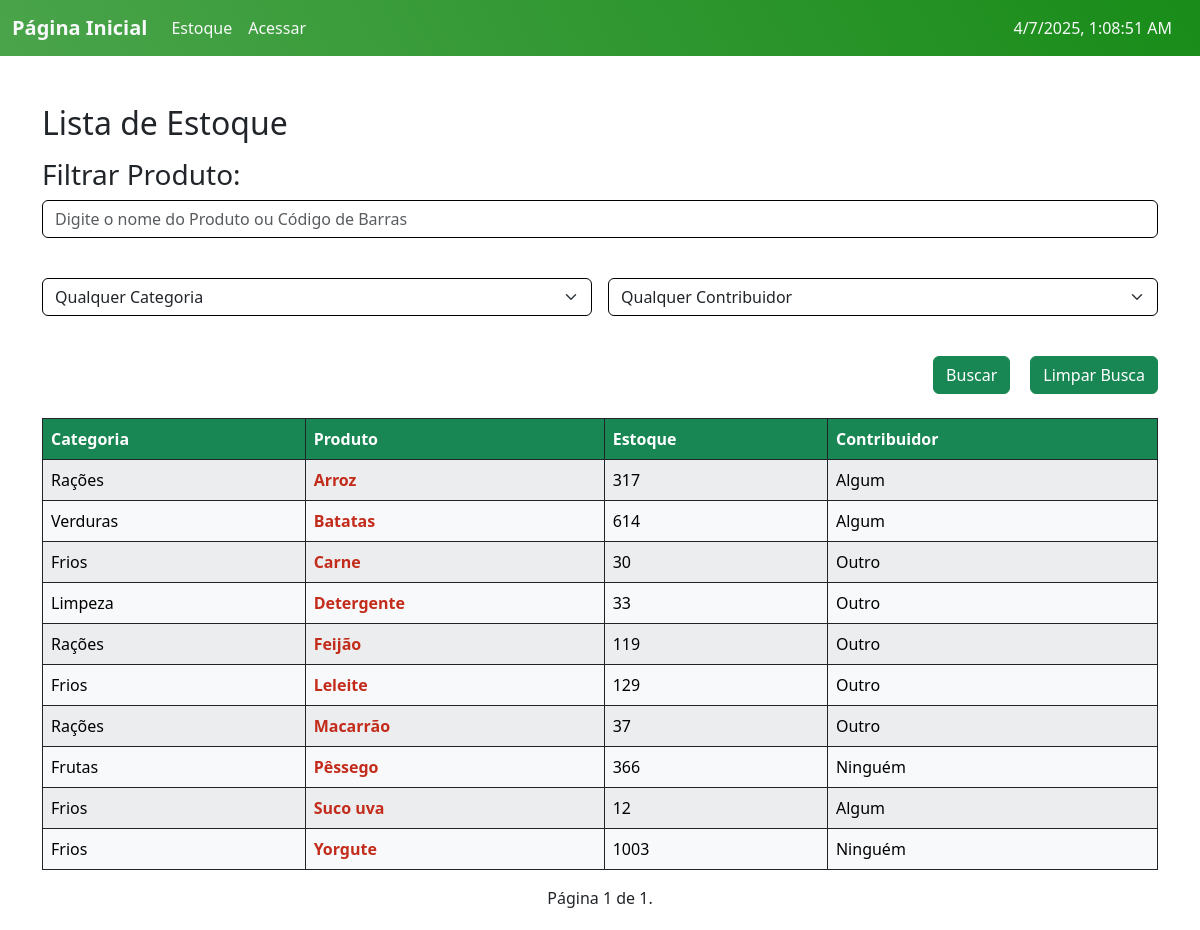
The page /Estoque/ on the database as committed earlier.
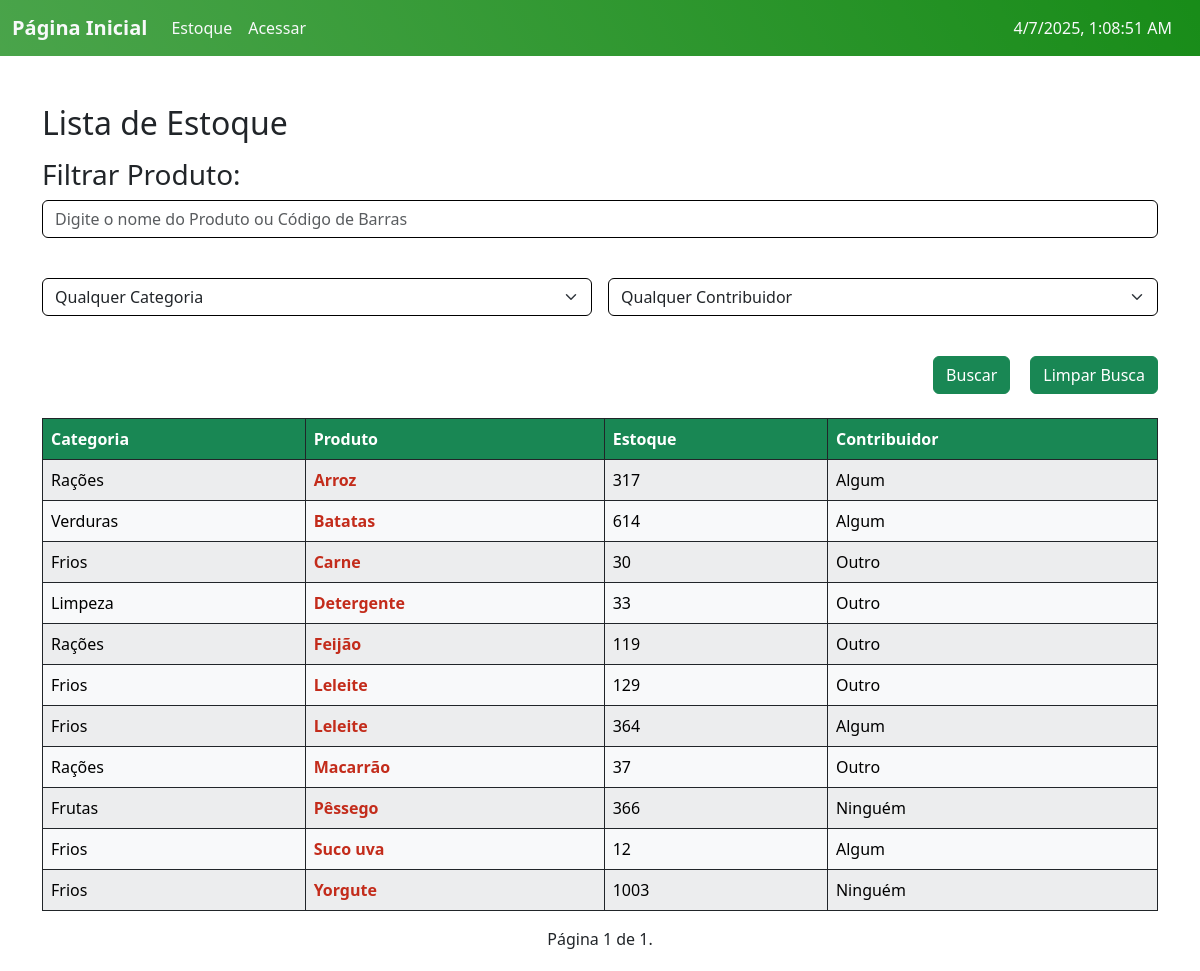
The same page on the database as committed later.
### ABSJ/models.py (models this page shows, shortened)
class Produto(models.Model):
    slug = models.SlugField(unique=True)
    user = models.ForeignKey(User, on_delete=models.CASCADE)
    categoria = models.ForeignKey(Categoria, on_delete=models.CASCADE, null=True)
    contribuidor = models.ForeignKey(Contribuidor, on_delete=models.CASCADE, null=True)
    produto = models.CharField(max_length=200)
    codigo = models.PositiveIntegerField(unique=True)
    estoque = models.PositiveIntegerField(default=0)
    validade = models.DateField()
    tempo_ultima_atualizacao = models.DateField(default=date.today)
    quantidade_dias = models.IntegerField(default=0)
    class Meta:
        ordering = ['produto']

class Categoria(models.Model):
    slug = models.SlugField(unique=True, blank=True)
    categoria = models.CharField(max_length=100, unique=True)
    class Meta:
        ordering = ['categoria']
    def __str__(self):
        return self.categoria.capitalize()

class Contribuidor(models.Model):
    slug = models.SlugField(unique=True)
    contribuidor = models.CharField(max_length=250, unique=True)
    tipocontribuidor = models.CharField(choices=CONTRIBUIDOR, max_length=10)
    tempo = models.DateField()
    tempo_ultima_atualizacao = models.DateField(default=date.today)
    quantidade_dias = models.PositiveIntegerField(default=0)
    observacoes = models.TextField(blank=True, null=True)
    class Meta:
        ordering = ['tempo']
    def __str__(self):
        return self.contribuidor.capitalize()

### ABSJ/views.py (the view, shortened to what this page needs)
# urls.py: path('Estoque/', v.estoque, name='estoque'),
def estoque(request):
    produtos = m.Produto.objects.all()
    categorias = m.Categoria.objects.all()
    contribuidores = m.Contribuidor.objects.all()
    busca = request.GET.get('busca')
    categoria_id = request.GET.get('categoria')
    contribuidor_id = request.GET.get('contribuidor')
    if categoria_id:
        produtos = produtos.filter(categoria__id=categoria_id)
    if contribuidor_id:
        produtos = produtos.filter(contribuidor__id=contribuidor_id)
    notifica = []
    notifica_prazo = []
    notifica_vencido = []
    hoje = date.today()
    for produto in produtos:
        diferenca = (produto.validade - hoje).days
        if diferenca <= 0:
            message = html.format_html('<span class="error-var">{}</span> venceu na data {}!', produto.produto, produto.validade.strftime('%d/%m/%Y'))
            notifica_vencido.append((produto, message))
            notifica.append(produto)
        elif 0 < diferenca <= 7:
            message = html.format_html('<span class="error-var">{}</span> está prestes a vencer na data {}!', produto.produto, produto.validade.strftime('%d/%m/%Y'))
            notifica_prazo.append((produto, message))
            notifica.append(produto)
    paginator = Paginator(produtos, 30)
    page = request.GET.get('page')
    try:
        produtos = paginator.page(page)
    except PageNotAnInteger:
        produtos = paginator.page(1)
    except EmptyPage:
        produtos = paginator.page(paginator.num_pages)
    params = request.GET.copy()
    if 'page' in params:
        del params['page']
    produtos.filter_params = params.urlencode()
    return render (request, 'list_Estoque.html', {'notifica':notifica, 'notifica_prazo':notifica_prazo, 'notifica_vencido':notifica_vencido, 'produtos':produtos, 'categorias':categorias, 'contribuidores':contribuidores})

### templates/list_Estoque.html (shortened to what this page needs)
{% extends 'home.html' %}
{% load static %}
{% block content %}
<div class="container mt-5">
  <h2 class="mb-2">Lista de Estoque</h2>
  <h3 class="mt-3">Filtrar Produto:</h3>
<form class="row g-3" action="{% url 'estoque' %}" method="GET">
  <div class="col-12">
    <input class="form-control mb-4" type="text" name="busca" placeholder="Digite o nome do Produto ou Código de Barras">
  </div>
  <div class="col-md-6">
      <select class="form-select mb-4" name="categoria">
          <option value="" selected>Qualquer Categoria</option>
      </select>
    </div>
    <div class="col-md-6">
      <select class="form-select mb-4" name="contribuidor">
          <option value="" selected>Qualquer Contribuidor</option>
      </select>
    </div>
    <div class="d-flex justify-content-end mb-4">
      <input class="btn btn-success" type="submit" value="Buscar">
      <a class="btn btn-success"style="margin-left: 20px;" href="{% url 'estoque' %}">Limpar Busca</a>
    </div>
</form>
  <div class="table-responsive">
    <table class="table table-striped table-bordered table-hover border-dark">
      <thead id="customTableHead" class="thead-dark table-custom">
        <tr>
          <th scope="col">Categoria</th>
          <th scope="col">Produto</th>
          <th scope="col">Estoque</th>
          <th scope="col">Contribuidor</th>
        </tr>
      </thead>
      <tbody>
        {% if produtos %}
        {% for p in produtos %}
          <tr class="table-light border-dark custom-links specific-link">
            <td><a href="{% url 'Categoria_read' slug=p.categoria.slug %}" class="specific-link">{{ p.categoria }}</a></td>
            <td><a href="{% url 'Produto_read' slug=p.slug %}" class="specific-link {% if p in notifica %} prazo {% endif %}">{{ p.produto }}</a></td>
            <td>{{ p.estoque }}</td>
            <td><a href="{% url 'Contribuidor_read' slug=p.contribuidor.slug %}" class="specific-link">{{ p.contribuidor }}</a></td>
          </tr>
          {% endfor %}
          {% else %}
          <tr>
            <td class="text-center p-5" colspan="5">Sem resultados encontrados :C</td>
          </tr>
          {% endif %}
      </tbody>
    </table>
    <div class="pagination">
      <span class="step-links">
          <span class="current">
              Página {{ produtos.number }} de {{ produtos.paginator.num_pages }}.
          </span>
      </span>
    </div>
  </div>
  </div>
{% endblock %}

Rows that differ between the two databases and show on the page:
added Produto: categoria "Frios", produto "Leleite", estoque "364", contribuidor "Algum"
